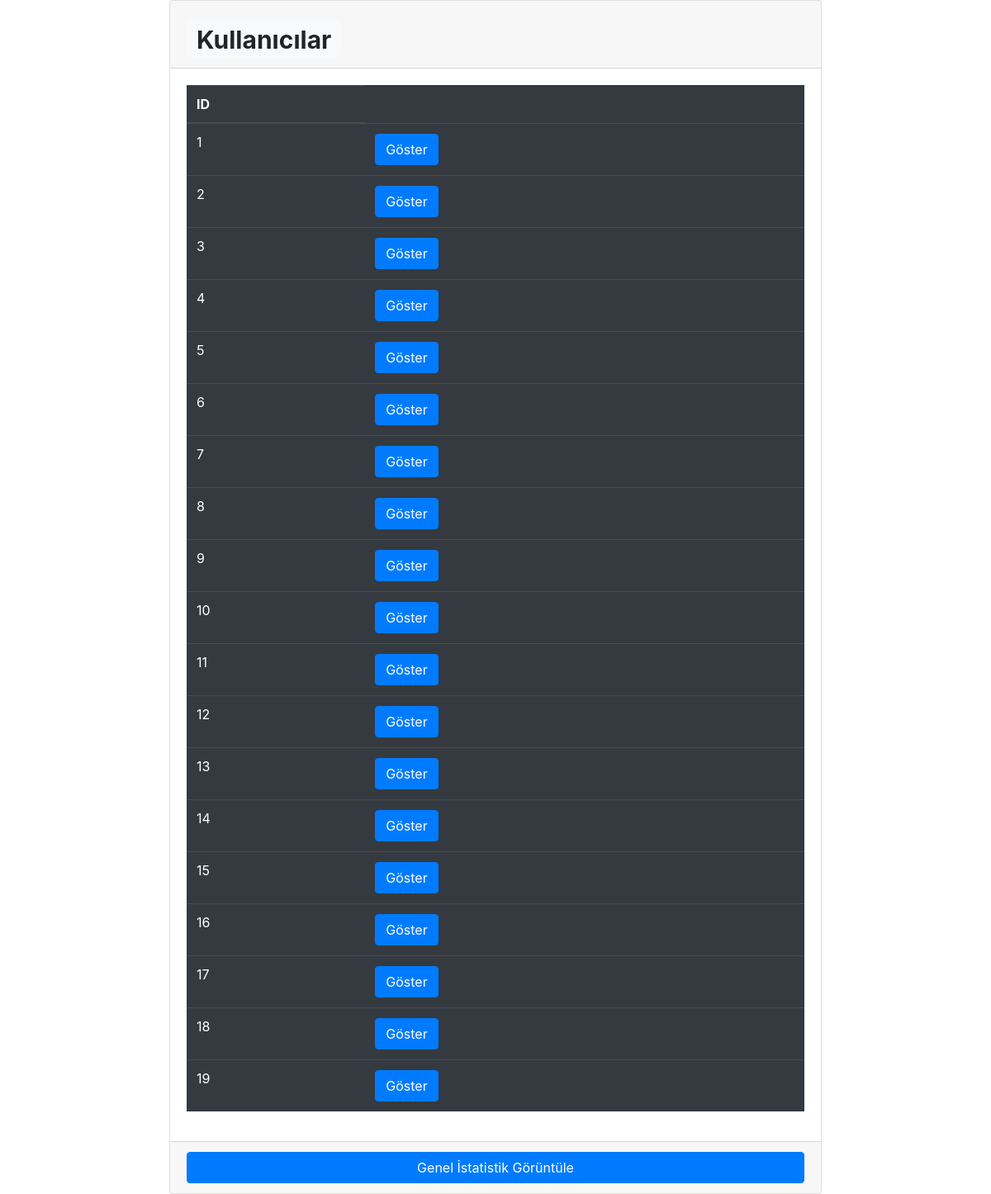
Page /control/sayfalar/tablolar/tablo8.php on the committed database.
### tables this page shows
CREATE TABLE `warwick` (
  `soru1` varchar(50) NOT NULL,
  `soru2` varchar(50) NOT NULL,
  `soru3` varchar(50) NOT NULL,
  `soru4` varchar(50) NOT NULL,
  `soru5` varchar(50) NOT NULL,
  `soru6` varchar(50) NOT NULL,
  `soru7` varchar(50) NOT NULL,
  `soru8` varchar(50) NOT NULL,
  `soru9` varchar(50) NOT NULL,
  `soru10` varchar(50) NOT NULL,
  `soru11` varchar(50) NOT NULL,
  `soru12` varchar(50) NOT NULL,
  `soru13` varchar(50) NOT NULL,
  `soru14` varchar(50) NOT NULL,
  `id` int(11) NOT NULL
);

### control/sayfalar/tablolar/tablo8.php (the view, shortened to what this page needs)
<div class="content-wrapper">
  <div class="row">
    <div class="col-2"></div>
    <div class="col-8">
      <div class="card card-primary">
        <div class="card-header">
          <h4 class="card-title">
            <h1 class="m-0"><span class="badge badge-light">Kullanıcılar</h1></span></h1>
          </h4>
        </div>
        <div class="card-body">
          <form action="" , method="POST">
            <?php
            $sql = "select * from warwick";
            $result = mysqli_query($con, $sql);
            ?>
            <table class="table table-dark">
              <thead>
                <tr>
                  <th scope="col">ID</th>
                </tr>
              </thead>
              <tbody>
                <?php
                while ($row = mysqli_fetch_assoc($result)) {
                ?>
                  <tr>
                    <td><?php echo $row['id']; ?></td>
                    <td>
                      <button class="btn btn-primary" onclick="location.href='./main.php?sayfaadi=sonuc8&SonucID=<?php echo $row['id']; ?>'" type="button">
                        Göster</button>
                    </td>
                  </tr>
                <?php
                }
                ?>
              </tbody>
            </table>
          </form>
        </div>
        <div class="card-footer">
        <button class="btn btn-primary btn-block" onclick="location.href='./main.php?sayfaadi=sonuc8'" type="button">
              Genel İstatistik Görüntüle</button>
        </div>
      </div>
    </div>
  </div>
</div>
<link rel="stylesheet" href="https://stackpath.bootstrapcdn.com/bootstrap/4.3.1/css/bootstrap.min.css">

### rows in the picture
warwick: id "1"
warwick: id "2"
warwick: id "3"
warwick: id "4"
warwick: id "5"
warwick: id "6"
warwick: id "7"
warwick: id "8"
warwick: id "9"
warwick: id "10"
warwick: id "11"
warwick: id "12"
warwick: id "13"
warwick: id "14"
warwick: id "15"
warwick: id "16"
warwick: id "17"
warwick: id "18"
warwick: id "19"
